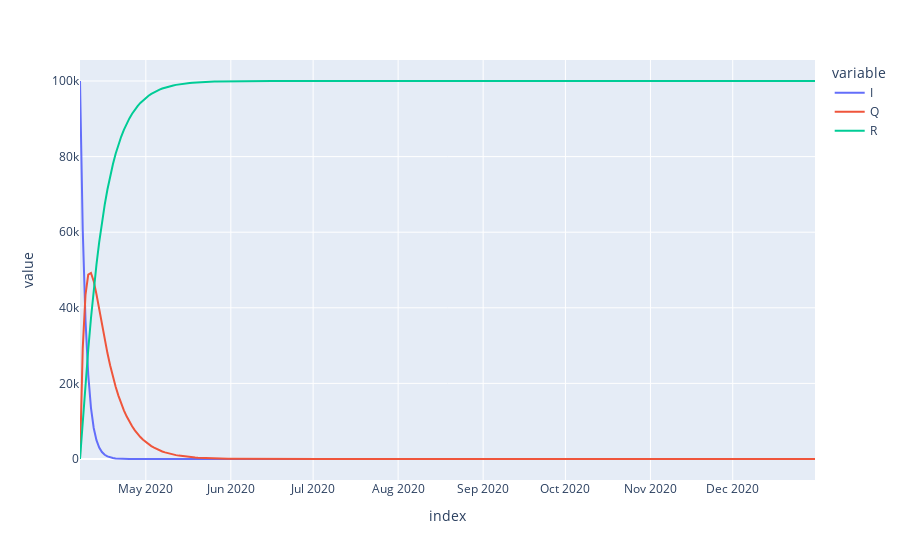

Notebook code for this chart:
### Code cell
m.get_outputs_df().plot()

### Figure 1 — Plotly figure (JSON) as saved in the notebook; plotly's stock layout.template omitted (floating-point values rounded to 4 significant figures; data arrays with more than 128 entries replaced by an {"elided": "..."} marker saying what was removed)
{"data": [{"hovertemplate": "variable=I<br>index=%{x}<br>value=%{y}<extra></extra>", "legendgroup": "I", "line": {"color": "#636efa", "dash": "solid"}, "marker": {"symbol": "circle"}, "mode": "lines", "name": "I", "orientation": "v", "showlegend": true, "type": "scatter", "x": {"elided": "269 str values"}, "xaxis": "x", "y": {"elided": "269 float values"}, "yaxis": "y"}, {"hovertemplate": "variable=Q<br>index=%{x}<br>value=%{y}<extra></extra>", "legendgroup": "Q", "line": {"color": "#EF553B", "dash": "solid"}, "marker": {"symbol": "circle"}, "mode": "lines", "name": "Q", "orientation": "v", "showlegend": true, "type": "scatter", "x": {"elided": "269 str values"}, "xaxis": "x", "y": {"elided": "269 float values"}, "yaxis": "y"}, {"hovertemplate": "variable=R<br>index=%{x}<br>value=%{y}<extra></extra>", "legendgroup": "R", "line": {"color": "#00cc96", "dash": "solid"}, "marker": {"symbol": "circle"}, "mode": "lines", "name": "R", "orientation": "v", "showlegend": true, "type": "scatter", "x": {"elided": "269 str values"}, "xaxis": "x", "y": {"elided": "269 float values"}, "yaxis": "y"}], "layout": {"legend": {"title": {"text": "variable"}, "tracegroupgap": 0}, "margin": {"t": 60}, "xaxis": {"anchor": "y", "domain": [0, 1], "title": {"text": "index"}}, "yaxis": {"anchor": "x", "domain": [0, 1], "title": {"text": "value"}}}}
